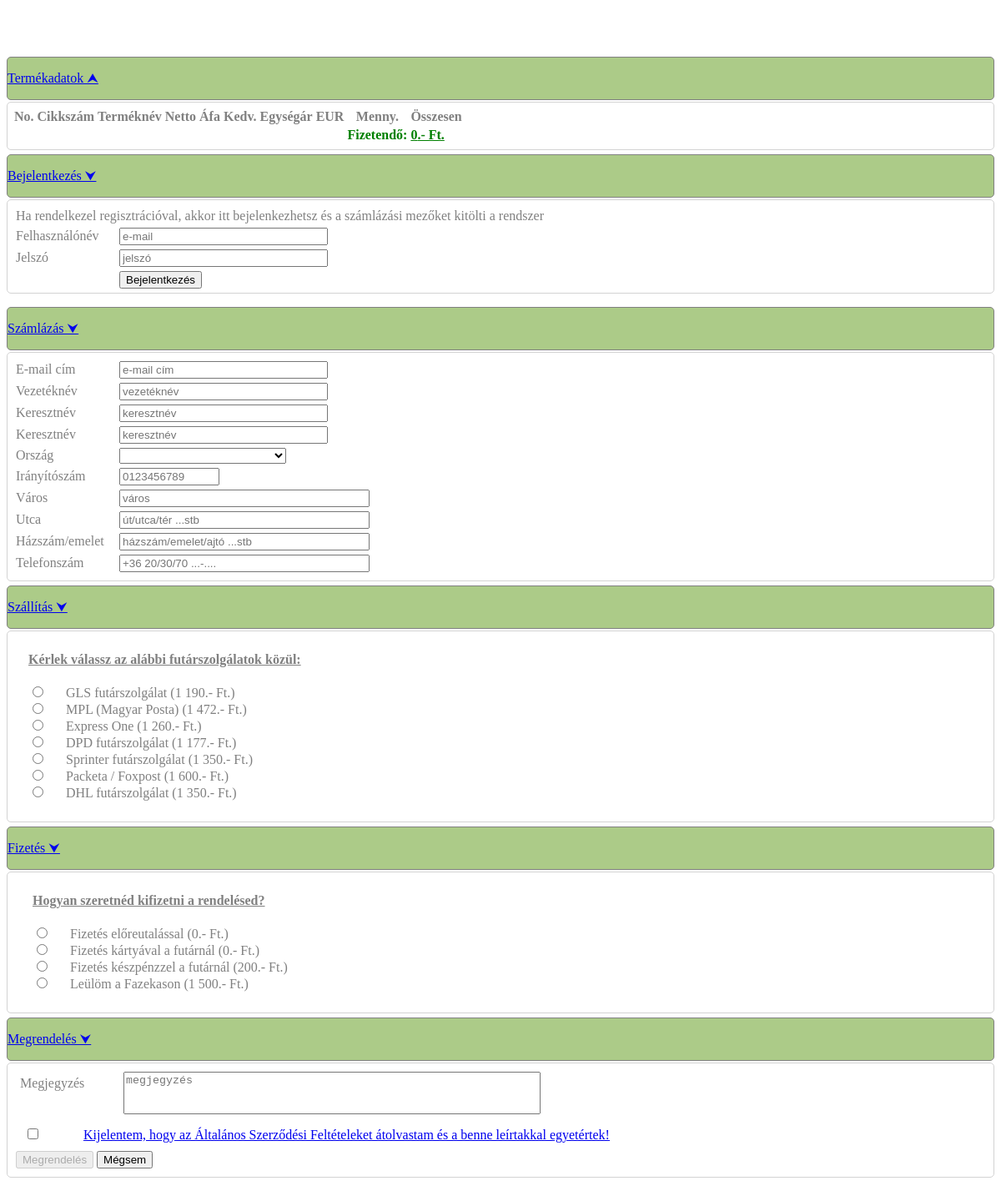
The page /payments.php on the database its author committed.
### tables this page shows
CREATE TABLE `suppliers_mstr` (
  `SupplierID_MSTR` int(11) NOT NULL,
  `SupplierName_MSTR` varchar(30) NOT NULL,
  `SupplierCost_MSTR` int(11) NOT NULL,
  `SupplierCash_MSTR` int(11) NOT NULL
);

CREATE TABLE `paymenttype_mstr` (
  `PaymentTypeID_MSTR` int(11) NOT NULL,
  `PaymentTypeName_MSTR` varchar(30) NOT NULL,
  `PaymentTypeCost_MSTR` int(11) NOT NULL
);

### payments.php (the view, shortened to what the rows shown need)
<?php
    include "connect.php";
?>
        <div class="paymentsbody" style="margin-bottom:170px;">
            <div id="types" class="container" style="margin-bottom:30px;">
                <div class="collapse show" id="parts">
                    <?php
                        $tbl = " <div class='row brdr'>
                                    <table class='table table-hover' style='color: gray;'>
                                        <thead>
                                            <tr>
                                                <th scope='col'>No.</th>
                                                <th scope='col'>Cikkszám</th>
                                                <th scope='col'>Terméknév</th>
                                                <th scope='col'>Netto</th>
                                                <th scope='col'>Áfa</th>
                                                <th scope='col'>Kedv.</th>
                                                <th scope='col'>Egységár</th>
                                                <th scope='col'>EUR</th>
                                                <th scope='col'>Menny.</th>
                                                <th scope='col'>Összesen</th>
                                            </tr>
                                        </thead>
                                        <tbody>";
                        $partTotal = 0;
                        $tbl.= "<tr>
                                    <td></td>
                                    <td></td>
                                    <td></td>
                                    <td></td>
                                    <td></td>
                                    <td></td>
                                    <td></td>
                                    <td></td>
                                    <td style='color:green'><b>Fizetendő:</b></td>
                                    <td style='color:green'><u><strong>".number_format($partTotal, 0, ",", " ").".- Ft.</strong></u></td>
                                </tr>
                            </tbody></table></div>";
                        echo $tbl;
                    ?>
                </div>
                <form action="index.php" method="POST" id="shopingCartSendOrderForm">
                    <div class="collapse row" id="delivery">
                        <div class="brdr" style="color: gray">
                            <div style="margin:20px">
                                <?php
                                    $supps = "";
                                    $sql = "SELECT * FROM suppliers_mstr";
                                    $value = mysqli_query($connect, $sql);
                                    $s = 0;
                                    while ($row = mysqli_fetch_assoc($value)) {
                                        $s++;
                                        $supplierID = $row["SupplierID_MSTR"];
                                        $supplierName = $row["SupplierName_MSTR"];
                                        $supplierCost = $row["SupplierCost_MSTR"];
                                        $supps.= "  <div class='form-check'>
                                                        <input class='form-check-input' type='radio' name='shoppingCartSupplier' id='sup$s' required value='$supplierID'>
                                                        <label class='form-check-label' style='margin-left:20px;' for='sup$s' title='$supplierName'>
                                                            $supplierName (".number_format($supplierCost, 0, ",", " ").".- Ft.)
                                                        </label>
                                                    </div>";
                                    }
                                    echo $supps;
                                ?>
                            </div>
                        </div>
                    </div>
                    <div class="collapse row" id="payment">
                        <div class="brdr" style="color: gray">
                            <div style="display:block; margin:5px;">
                                <div style="margin:20px">
                                    <?php
                                        $pays = "";
                                        $sql = "SELECT * FROM paymenttype_mstr";
                                        $value = mysqli_query($connect, $sql);
                                        $s = 0;
                                        while ($row = mysqli_fetch_assoc($value)) {
                                            $s++;
                                            $paymentID = $row["PaymentTypeID_MSTR"];
                                            $paymentName = $row["PaymentTypeName_MSTR"];
                                            $paymentCost = $row["PaymentTypeCost_MSTR"];
                                            $pays.= "   <div class='form-check'>
                                                            <input class='form-check-input' type='radio' name='shoppingCartPaymentType' id='pay$s' required value='$paymentID'>
                                                            <label class='form-check-label' style='margin-left:20px;' for='pay$s' title='$paymentName'>
                                                                $paymentName (".number_format($paymentCost, 0,",", " ").".- Ft.)
                                                            </label>
                                                        </div>";
                                        }
                                        echo $pays;
                                    ?>
                                </div>
                            </div>
                        </div>
                    </div>
                </form>
            </div>
        </div>

### rows shown on the page
suppliers_mstr: SupplierName_MSTR "GLS futárszolgálat", SupplierCost_MSTR "1 190"
suppliers_mstr: SupplierName_MSTR "MPL (Magyar Posta)", SupplierCost_MSTR "1 472"
suppliers_mstr: SupplierName_MSTR "Express One", SupplierCost_MSTR "1 260"
suppliers_mstr: SupplierName_MSTR "DPD futárszolgálat", SupplierCost_MSTR "1 177"
suppliers_mstr: SupplierName_MSTR "Sprinter futárszolgálat", SupplierCost_MSTR "1 350"
suppliers_mstr: SupplierName_MSTR "Packeta / Foxpost", SupplierCost_MSTR "1 600"
suppliers_mstr: SupplierName_MSTR "DHL futárszolgálat", SupplierCost_MSTR "1 350"
paymenttype_mstr: PaymentTypeName_MSTR "Fizetés előreutalással", PaymentTypeCost_MSTR "0"
paymenttype_mstr: PaymentTypeName_MSTR "Fizetés kártyával a futárnál", PaymentTypeCost_MSTR "0"
paymenttype_mstr: PaymentTypeName_MSTR "Fizetés készpénzzel a futárnál", PaymentTypeCost_MSTR "200"
paymenttype_mstr: PaymentTypeName_MSTR "Leülöm a Fazekason", PaymentTypeCost_MSTR "1 500"

### other values the page prints
$partTotal "0"
